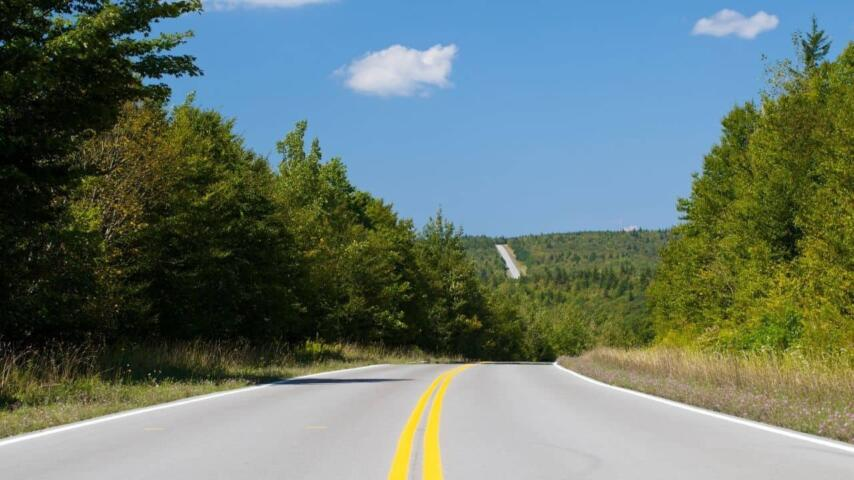
#> input picture computer-vision/finding-lanes/test_lane_01.jpeg, 854 x 480 px, given in place of the camera
$ python video_git.py
#> lines starting #> are read from the running program, lines starting #| are printed output that depends on the picture
import cv2

cv2.namedWindow('window')

def nothing(x):
	pass

cv2.createTrackbar('lower', 'window', 0, 255, nothing)
cv2.createTrackbar('upper', 'window', 0, 255, nothing)

#img = cv2.imread('test.jpg')

cap = cv2.VideoCapture(1)

#gray = cv2.cvtColor(img, cv2.COLOR_BGR2GRAY)

while True:
	_, img = cap.read()
#> img is the input picture: shape (480, 854, 3); mean B, G, R 111, 119.6, 103.1

	img = cv2.blur(img, (3,3))

	gray = cv2.cvtColor(img, cv2.COLOR_BGR2GRAY)
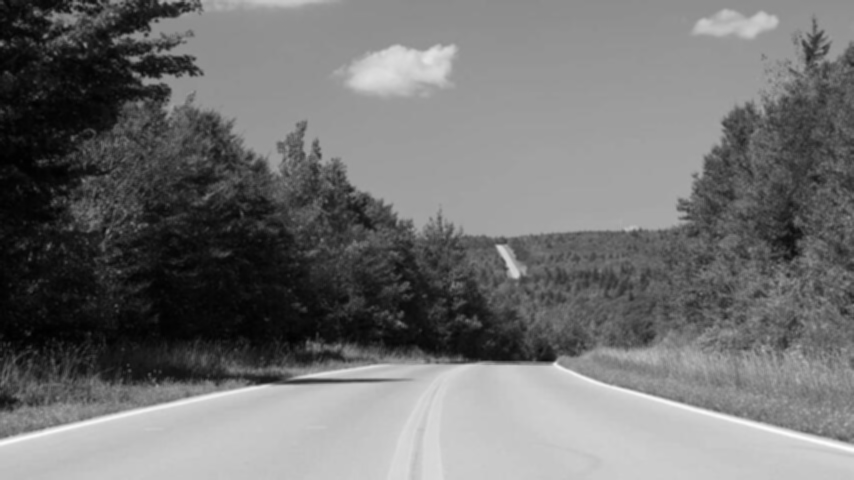
#> gray: shape (480, 854); min 0, max 253, mean 113.7

	x = cv2.getTrackbarPos('lower', 'window')
	y = cv2.getTrackbarPos('upper', 'window')

	edge = cv2.Canny(gray, x, y)
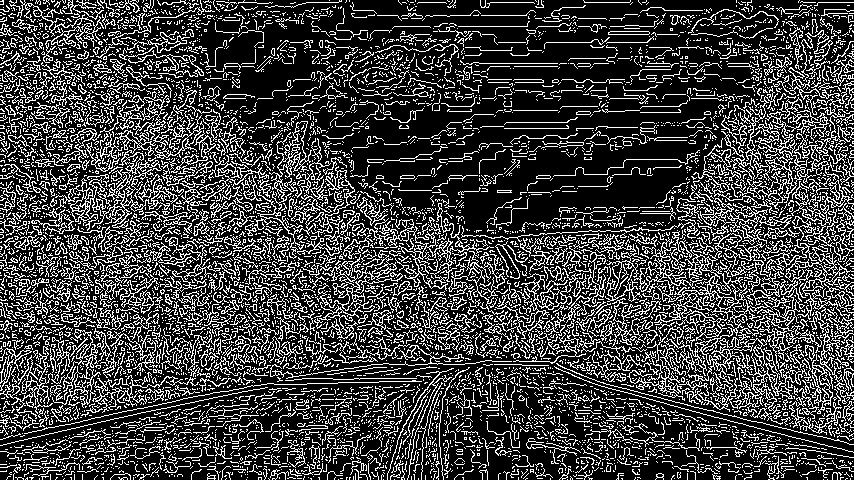
#> edge: shape (480, 854); 25% white in thin lines or dots

	cv2.imshow('window', edge)

	if cv2.waitKey(1) == 27:
#> (key Esc is pressed here)
		cv2.destroyAllWindows()
		break

$ run again, on computer-vision/finding-lanes/test_lane_02.png
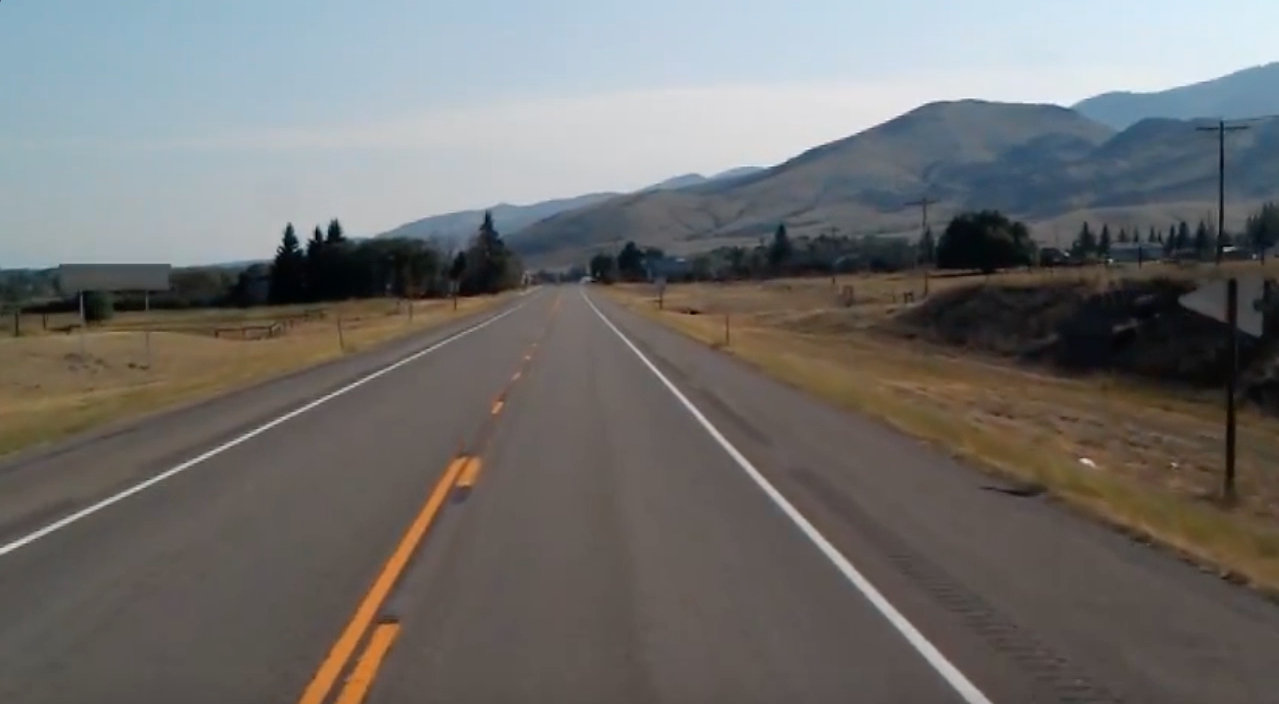
#> input picture computer-vision/finding-lanes/test_lane_02.png, 1279 x 704 px, given in place of the camera
#> img is the input picture: shape (704, 1279, 3); mean B, G, R 109.7, 111.3, 112.3
#> `gray = cv2.cvtColor(img, cv2.COLOR_BGR2GRAY)`:
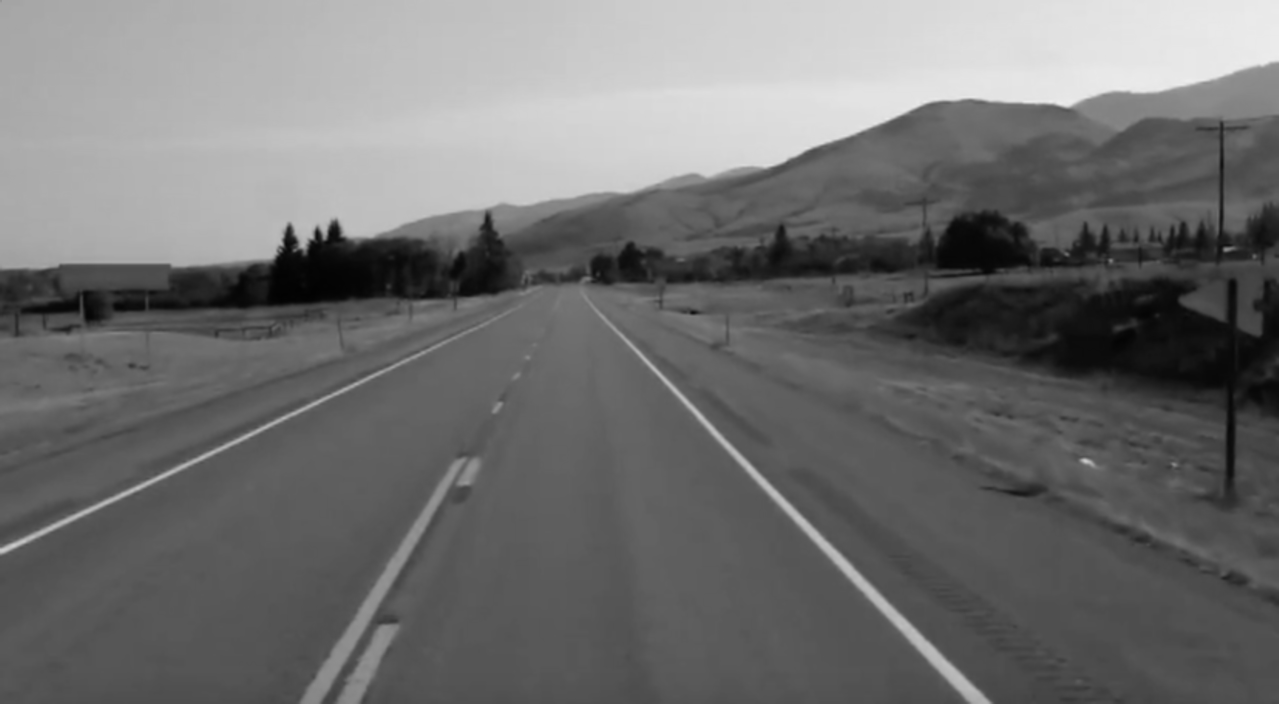
#> gray: shape (704, 1279); min 2, max 237, mean 111.4
#> `edge = cv2.Canny(gray, x, y)`:
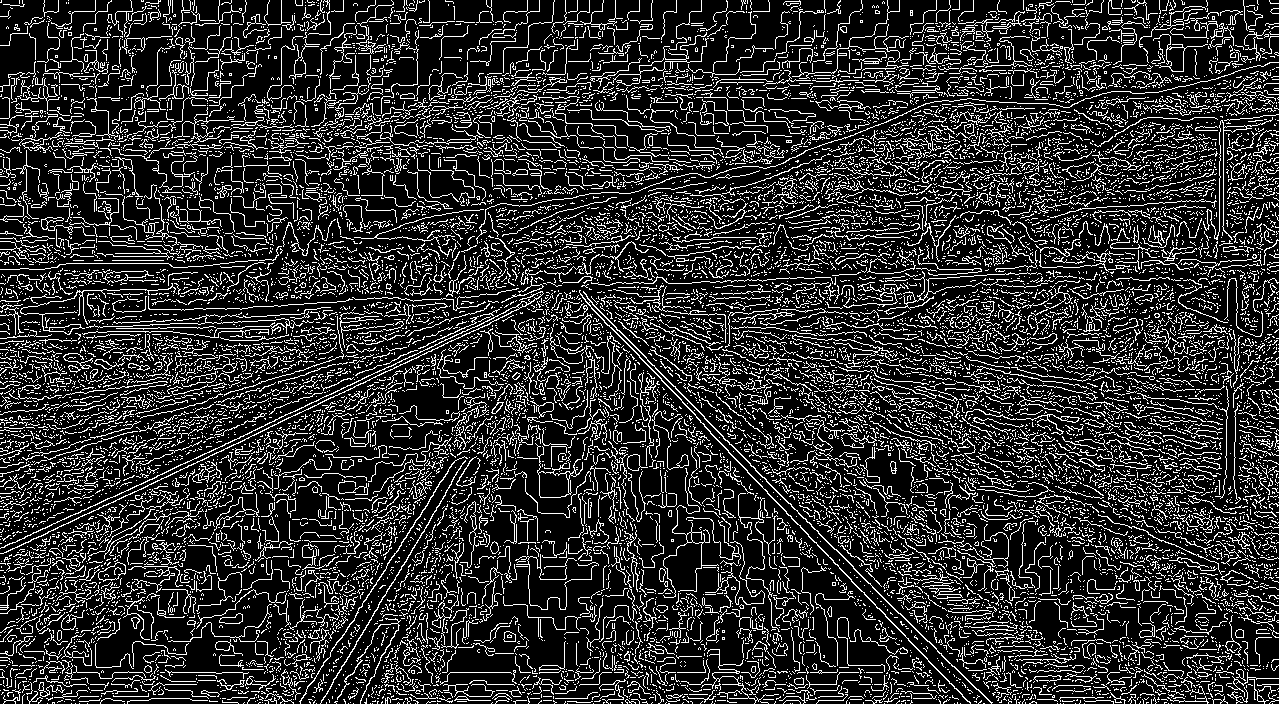
#> edge: shape (704, 1279); 18.4% white in thin lines or dots
